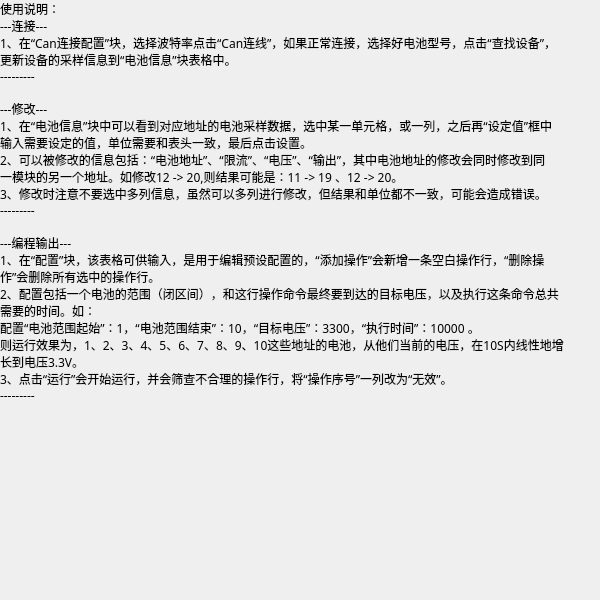
<?xml version="1.0" encoding="UTF-8"?>
<ui version="4.0">
 <class>help</class>
 <widget class="QWidget" name="help">
  <property name="geometry">
   <rect>
    <x>0</x>
    <y>0</y>
    <width>600</width>
    <height>600</height>
   </rect>
  </property>
  <property name="minimumSize">
   <size>
    <width>600</width>
    <height>600</height>
   </size>
  </property>
  <property name="maximumSize">
   <size>
    <width>600</width>
    <height>600</height>
   </size>
  </property>
  <property name="windowTitle">
   <string>Form</string>
  </property>
  <layout class="QHBoxLayout" name="horizontalLayout">
   <property name="spacing">
    <number>0</number>
   </property>
   <property name="leftMargin">
    <number>0</number>
   </property>
   <property name="topMargin">
    <number>0</number>
   </property>
   <property name="rightMargin">
    <number>0</number>
   </property>
   <property name="bottomMargin">
    <number>0</number>
   </property>
   <item>
    <widget class="QLabel" name="label">
     <property name="minimumSize">
      <size>
       <width>600</width>
       <height>600</height>
      </size>
     </property>
     <property name="maximumSize">
      <size>
       <width>600</width>
       <height>600</height>
      </size>
     </property>
     <property name="font">
      <font>
       <family>微软雅黑 Light</family>
       <pointsize>9</pointsize>
      </font>
     </property>
     <property name="text">
      <string>使用说明：
---连接---
1、在“Can连接配置”块，选择波特率点击“Can连线”，如果正常连接，选择好电池型号，点击“查找设备”，
更新设备的采样信息到“电池信息”块表格中。
---------

---修改---
1、在“电池信息”块中可以看到对应地址的电池采样数据，选中某一单元格，或一列，之后再“设定值”框中
输入需要设定的值，单位需要和表头一致，最后点击设置。
2、可以被修改的信息包括：“电池地址”、“限流”、“电压”、“输出”，其中电池地址的修改会同时修改到同
一模块的另一个地址。如修改12 -&gt; 20,则结果可能是：11 -&gt; 19 、12 -&gt; 20。
3、修改时注意不要选中多列信息，虽然可以多列进行修改，但结果和单位都不一致，可能会造成错误。 
---------

---编程输出---
1、在“配置”块，该表格可供输入，是用于编辑预设配置的，“添加操作”会新增一条空白操作行，“删除操
作”会删除所有选中的操作行。
2、配置包括一个电池的范围（闭区间），和这行操作命令最终要到达的目标电压，以及执行这条命令总共
需要的时间。如：
配置“电池范围起始”：1，“电池范围结束”：10，“目标电压”：3300，“执行时间”：10000 。
则运行效果为，1、2、3、4、5、6、7、8、9、10这些地址的电池，从他们当前的电压，在10S内线性地增
长到电压3.3V。
3、点击“运行”会开始运行，并会筛查不合理的操作行，将“操作序号”一列改为“无效”。
---------</string>
     </property>
     <property name="alignment">
      <set>Qt::AlignLeading|Qt::AlignLeft|Qt::AlignTop</set>
     </property>
     <property name="margin">
      <number>9</number>
     </property>
    </widget>
   </item>
  </layout>
 </widget>
 <resources/>
 <connections/>
</ui>
